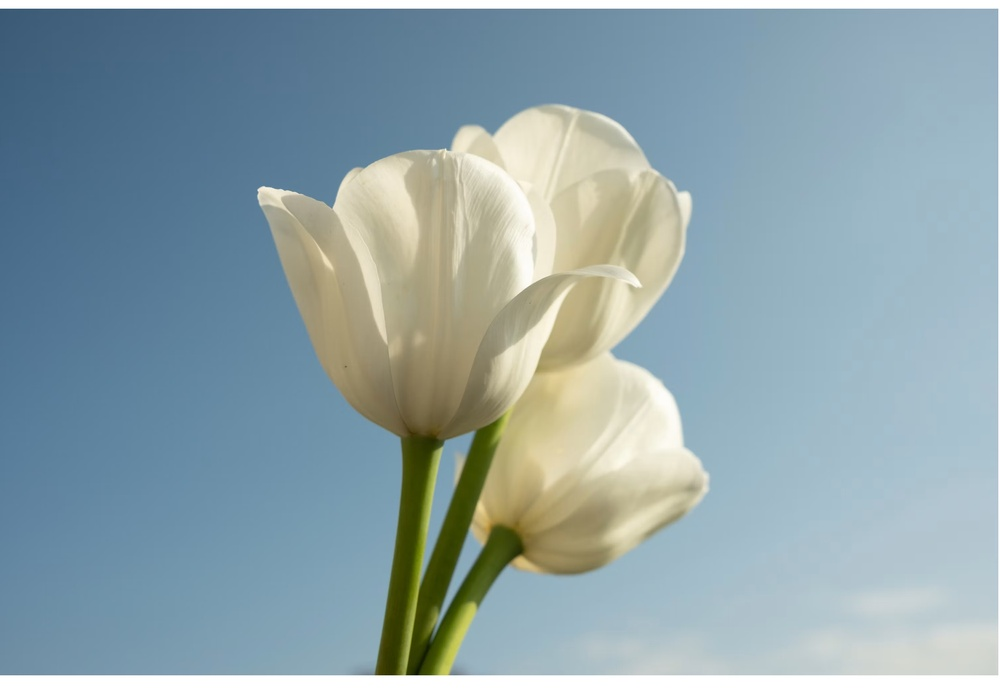
#> input picture flower.jpg, 1000 x 690 px, shrunk from 3000 x 2070 before the run
$ python second.py
#> lines starting #> are read from the running program, lines starting #| are printed output that depends on the picture; after the words box and inside, x2 and y2 are one past the last pixel; in counts of white or black regions, pixels touching at a corner belong together
import cv2
import numpy as np
from matplotlib import pyplot as plt

img = cv2.imread('flower.jpg', cv2.IMREAD_GRAYSCALE)  # Read as grayscale
#> img: shape (690, 1000); min 7, max 255, mean 157.5
h, w = img.shape  # Get dimensions (height, width)
#> h = 690; w = 1000

# 2a. Negative image
negative = 255 - img  # Subtract each pixel from 255
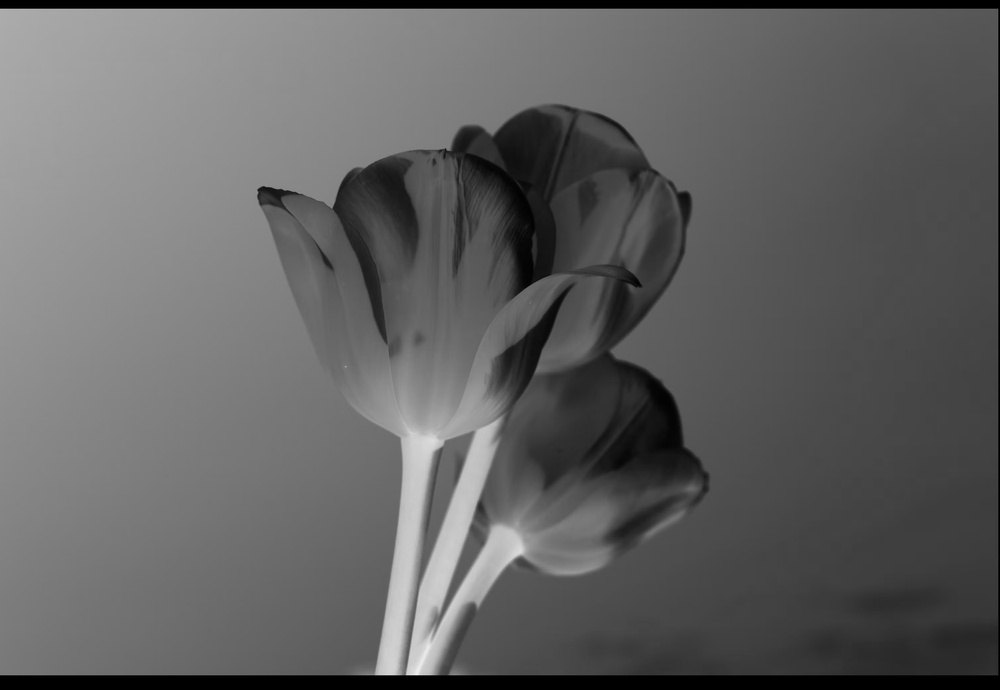
#> negative: shape (690, 1000); min 0, max 248, mean 97.5

# 2b. Flip image
flip_h = cv2.flip(img, 1)  # 1 = horizontal flip
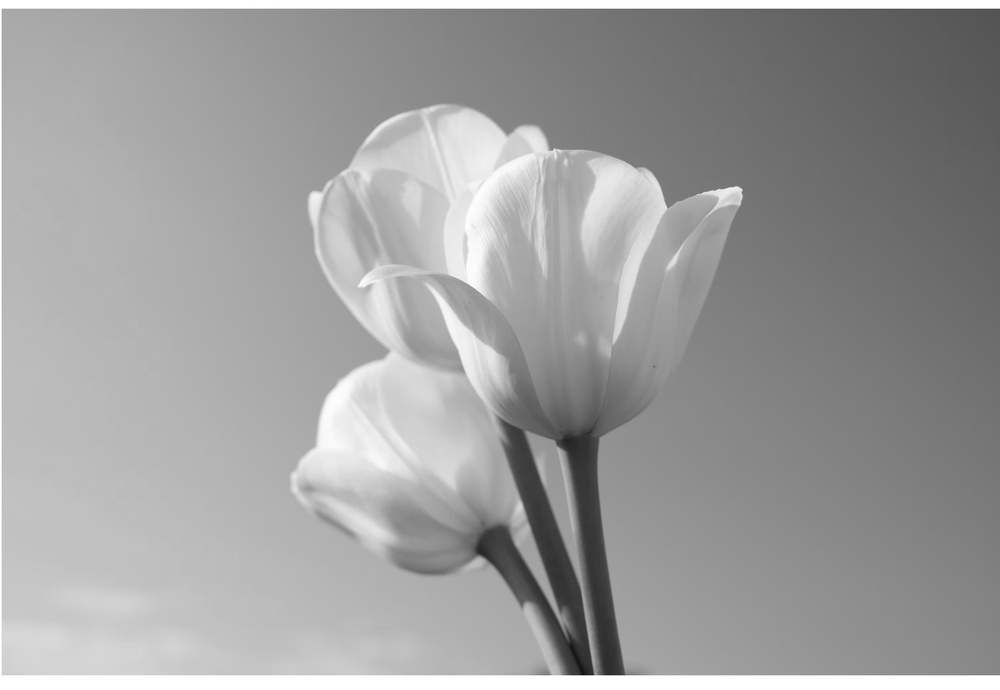
#> flip_h: shape (690, 1000); min 7, max 255, mean 157.5
flip_v = cv2.flip(img, 0)  # 0 = vertical flip
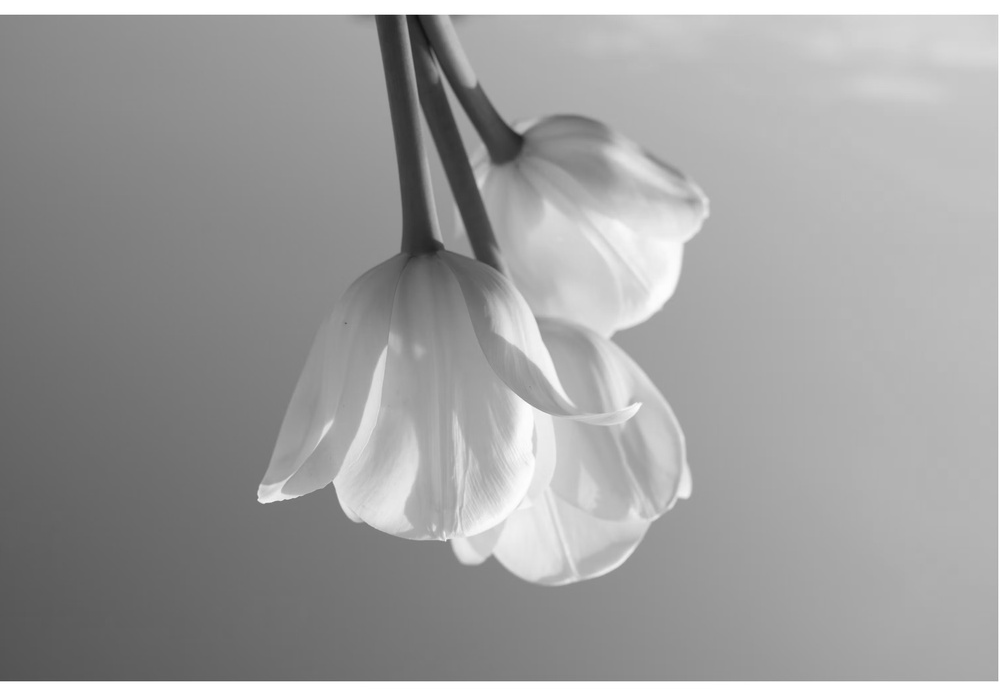
#> flip_v: shape (690, 1000); min 7, max 255, mean 157.5
flip_both = cv2.flip(img, -1)  # -1 = both horizontal and vertical
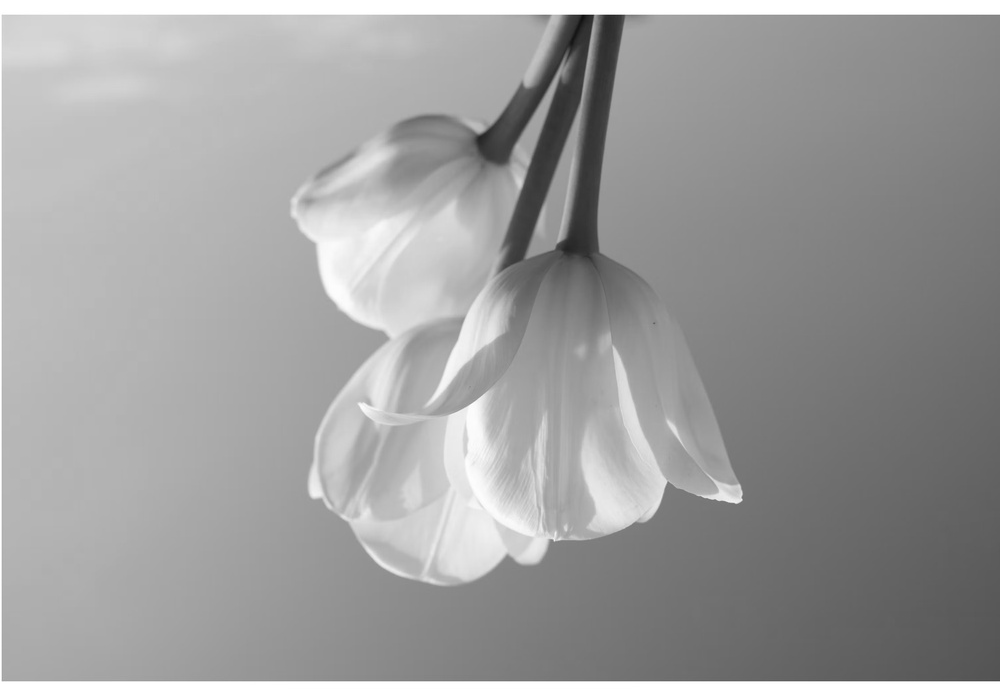
#> flip_both: shape (690, 1000); min 7, max 255, mean 157.5

# 2c. Thresholding
_, thresh_binary = cv2.threshold(img, 128, 255, cv2.THRESH_BINARY)
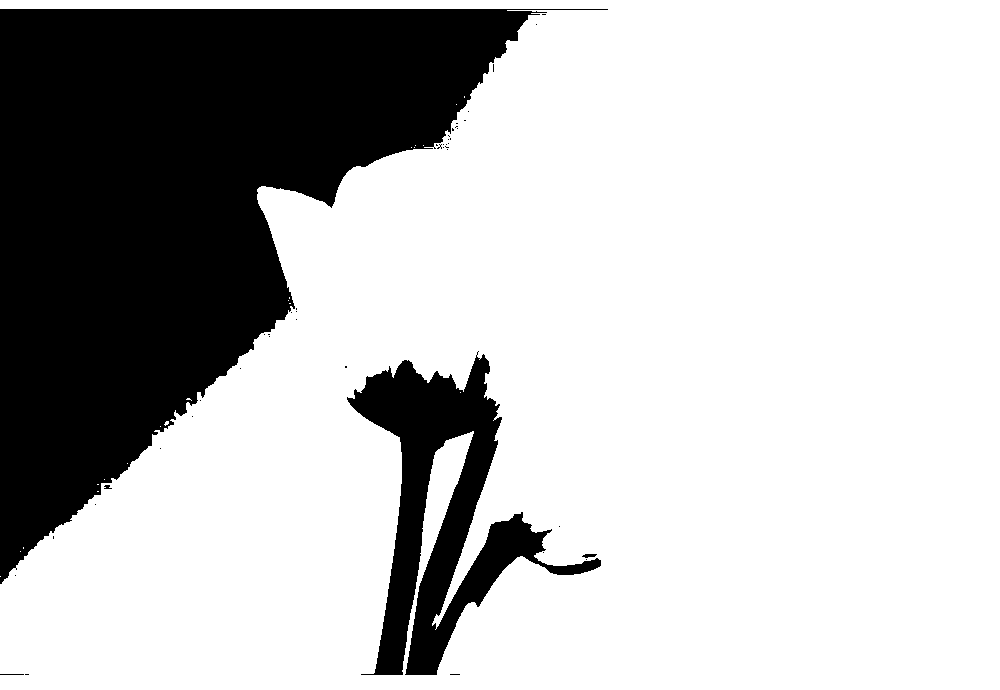
#> thresh_binary: shape (690, 1000); 73.6% white; 45 black regions (40 under 20 px), largest, box (x1, y1, x2, y2) and area: (0, 9, 608, 584) 155776, (347, 351, 601, 675) 26304, (582, 554, 597, 558) 41, (0, 674, 24, 675) 24, (104, 485, 112, 489) 22
_, thresh_inv = cv2.threshold(img, 128, 255, cv2.THRESH_BINARY_INV)
# Adaptive thresholding
adaptive = cv2.adaptiveThreshold(img, 255, cv2.ADAPTIVE_THRESH_MEAN_C,
                                 cv2.THRESH_BINARY, 11, 2)
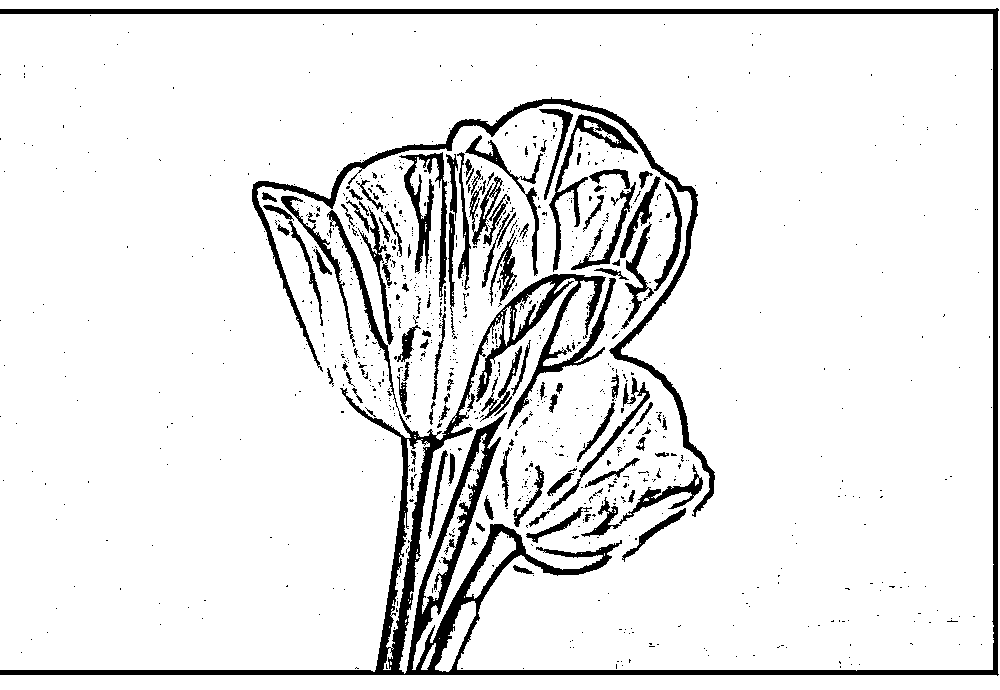
#> adaptive: shape (690, 1000); 90.6% white; 917 black regions (805 under 20 px), largest, box (x1, y1, x2, y2) and area: (0, 8, 999, 676) 31595, (252, 97, 715, 517) 6582, (399, 152, 447, 297) 2053

# 2d. Contrast stretching
min_val = np.min(img)  # Minimum intensity in image
#> min_val = 7
max_val = np.max(img)  # Maximum intensity in image
#> max_val = 255
stretched = ((img - min_val) / (max_val - min_val)) * 255  # Linear stretch to [0,255]
stretched = stretched.astype(np.uint8)  # Convert back to uint8

# Display results
titles = ['Original', 'Negative', 'Flip H', 'Flip V', 'Binary', 'Adaptive', 'Contrast Stretch']
images = [img, negative, flip_h, flip_v, thresh_binary, adaptive, stretched]
for i in range(len(images)):
    plt.subplot(3, 3, i+1), plt.imshow(images[i], cmap='gray')
    plt.title(titles[i]), plt.xticks([]), plt.yticks([])
#> this loop made 7 passes
plt.show()
